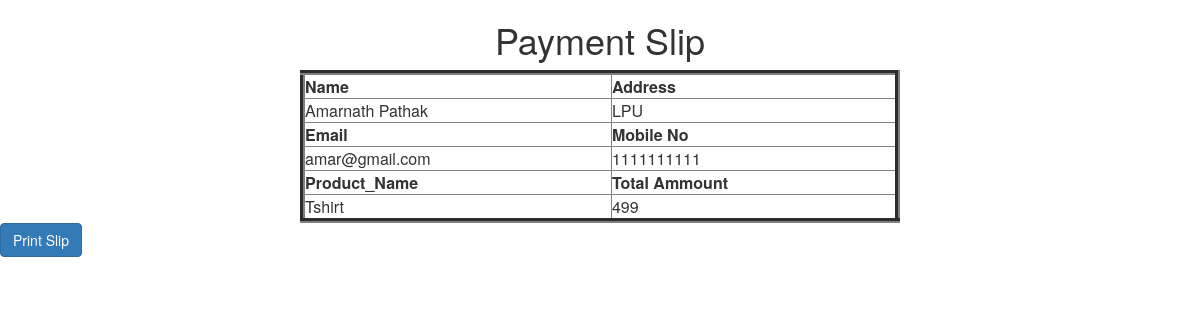
Page /ecommerce/slip.php?id=1 on the committed database.
### tables this page shows
CREATE TABLE `personal_details` (
  `id` int(11) NOT NULL,
  `name` varchar(255) NOT NULL,
  `email` varchar(255) DEFAULT NULL,
  `username` varchar(100) NOT NULL,
  `password` varchar(100) NOT NULL,
  `mobile_no` varchar(12) DEFAULT NULL,
  `gender` varchar(10) DEFAULT NULL,
  `product_name` varchar(255) NOT NULL,
  `price` int(11) NOT NULL,
  `date` timestamp NULL DEFAULT NULL
);

CREATE TABLE `address` (
  `id` int(11) NOT NULL,
  `user_id` int(11) NOT NULL,
  `address` varchar(255) NOT NULL
);

### ecommerce/slip.php (the view, shortened to what this page needs)
    <?php
include 'admin/dbcon.php';
if(isset($_GET['id']))
{
  $id=$_GET['id'];
 $query=mysqli_query($con,"select * from personal_details where id='$id' ");
 $data=mysqli_fetch_assoc($query);
 $queryad=mysqli_query($con,"select * from address where user_id='$id' ");
 $dataad=mysqli_fetch_assoc($queryad);
 $queryad=mysqli_query($con,"select * from address where user_id='$id' ");
 $dataad=mysqli_fetch_assoc($queryad);
}
?>
<html>
<head>
<link rel="stylesheet" href="https://maxcdn.bootstrapcdn.com/bootstrap/3.4.1/css/bootstrap.min.css">
</head>
<body>
<h1 align="center">Payment Slip</h1>
<table cellpadding="15px" cellspacing="10px" border="5px solid " width="50%" align="center">
<th>Name</th>
<th> Address</th>
<tr>
<td>
   <?php echo $data['name']?>
</td>
    <td>
    <?php echo $dataad['address']?>
</td>
</tr>
<th>Email</th>
<th>Mobile No</th>
<tr>
    <td>
    <?php echo $data['email']?>
</td>
    <td>
    <?php echo $data['mobile_no']?>
</td>
</tr>
<th>Product_Name</th>
<th>Total Ammount</th>
<tr>
    <td>
    <?php echo $data['product_name']?>
</td>
    <td>
    <?php echo $data['price']?>
</td>
</tr>
</table>
<button   class="btn btn-primary">Print Slip</button>
</body>
</html>

### rows in the picture
personal_details: name "Amarnath Pathak", email "amar@gmail.com", mobile_no "1111111111", product_name "Tshirt", price "499"
address: address "LPU"
